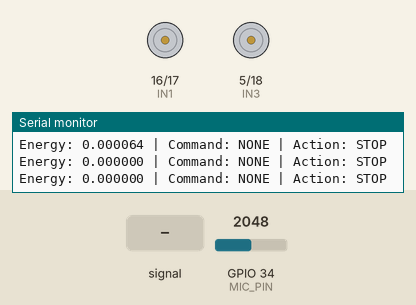
This sketch was run on a simulated ESP32. Parts: motor-driver pin pairs drawn as motors (green arrow = first pin HIGH = forward, orange = second pin HIGH = backward, longer = more drive, scaled by the enable pin), the last lines printed to the serial monitor. The test bench sets the inputs (shaded band); at power-on: GPIO 34 (MIC_PIN) = 2048 (analog values on the 0–4095 scale).

Above: at 1.2 s.
1.3 s: GPIO 34 (MIC_PIN) fed a 200 Hz sine of ±327 counts around its level
At 1.9 s:
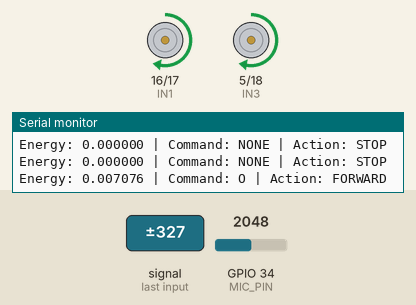
3.0 s: GPIO 34 (MIC_PIN) set to 2866
At 4.5 s:
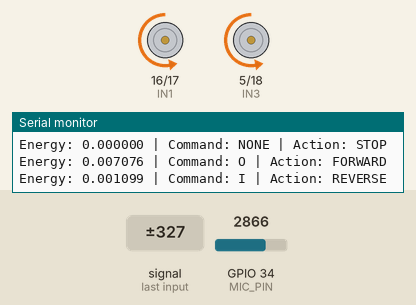
6.0 s: GPIO 34 (MIC_PIN) set to 3101
7.5 s: GPIO 34 (MIC_PIN) set to 3233
9.0 s: GPIO 34 (MIC_PIN) set to 3468
10.5 s: GPIO 34 (MIC_PIN) set to 3571
Timing chart, 0 to 13.0 s (numbered marks = the images above; inputs shaded):
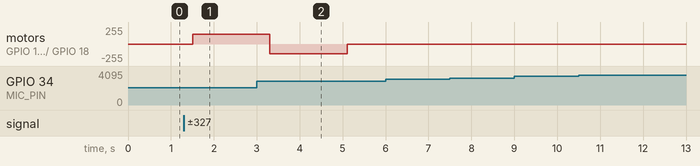

Measured:
- after the input at 1.3 s, motor on GPIO 16 (IN1) / GPIO 17 (IN2), motor on GPIO 5 (IN3) / GPIO 18 (IN4): stopped → forward 149/255 after 0.20 s
- after the input at 3.0 s, motor on GPIO 16 (IN1) / GPIO 17 (IN2), motor on GPIO 5 (IN3) / GPIO 18 (IN4): forward 149/255 → backward 149/255 after 0.30 s, → stopped 1.8 s later

The sketch:

voice_controlled_car.ino
```cpp
#define MIC_PIN 34

// ======================================================
// L298N - Pines de control
// ======================================================

// Canal B
#define ENB 19
#define IN4 18
#define IN3 5

// Canal A
#define IN2 17
#define IN1 16
#define ENA 4

// ======================================================
// Configuración ADC / señal
// ======================================================

// Centro DC medido experimentalmente
const float CENTRO_DC = 1.50;

// Frecuencia de muestreo
const float FS = 4000.0;

// Periodo de muestreo:
// 1 / 4000 Hz = 250 us
const unsigned long TS_US = 250;

// ======================================================
// Filtro pasabanda
// ======================================================

const float FC_HIGH_PASS = 300.0;
const float FC_LOW_PASS  = 1500.0;

// Periodo de muestreo en segundos
const float DT = 1.0 / FS;

// Coeficiente filtro pasa altas
const float RC_HP =
    1.0 / (2.0 * PI * FC_HIGH_PASS);

const float ALPHA_HP =
    RC_HP / (RC_HP + DT);

// Coeficiente filtro pasa bajas
const float RC_LP =
    1.0 / (2.0 * PI * FC_LOW_PASS);

const float ALPHA_LP =
    DT / (RC_LP + DT);

// Variables de estado de los filtros
float x_prev = 0.0;
float y_hp_prev = 0.0;
float y_bp_prev = 0.0;

// Control temporal del muestreo
unsigned long lastSample = 0;

// ======================================================
// Ventana de energía
// ======================================================

float sumaEnergia = 0.0;
unsigned int contador = 0;

unsigned long inicioVentana = 0;

const unsigned long VENTANA_MS = 300;

// ======================================================
// Umbrales experimentales
// ======================================================

// Vocal I
const float UMBRAL_I_MIN = 0.00015;
const float UMBRAL_I_MAX = 0.00150;

// Vocal O
const float UMBRAL_O = 0.00192;

// ======================================================
// Configuración PWM / motores
// ======================================================

const int PWM_FREQ = 1000;
const int PWM_RESOLUTION = 8;

// PWM de 8 bits:
// 0   = 0 %
// 255 = 100 %
const int VELOCIDAD = 150;

// Tiempo de bloqueo después de ejecutar un comando
const unsigned long TIEMPO_MOVIMIENTO_MS = 1500;

// ======================================================
// Comandos de voz
// ======================================================

enum VoiceCommand {
  CMD_NONE,
  CMD_I,
  CMD_O
};

// ======================================================
// Estado de movimiento
// ======================================================

enum MotorState {
  MOTOR_STOP,
  MOTOR_FORWARD,
  MOTOR_REVERSE
};

MotorState estadoMotor = MOTOR_STOP;

// ======================================================
// Clasificación del comando
// ======================================================

VoiceCommand detectCommand(float energiaPromedio) {

  // O -> Adelante
  if (energiaPromedio > UMBRAL_O) {
    return CMD_O;
  }

  // I -> Atrás
  if (
    energiaPromedio > UMBRAL_I_MIN &&
    energiaPromedio < UMBRAL_I_MAX
  ) {
    return CMD_I;
  }

  return CMD_NONE;
}

// ======================================================
// Control de motores
// ======================================================

void forward() {

  digitalWrite(IN1, HIGH);
  digitalWrite(IN2, LOW);

  digitalWrite(IN3, HIGH);
  digitalWrite(IN4, LOW);

  ledcWrite(ENA, VELOCIDAD);
  ledcWrite(ENB, VELOCIDAD);
}


void reverse() {

  digitalWrite(IN1, LOW);
  digitalWrite(IN2, HIGH);

  digitalWrite(IN3, LOW);
  digitalWrite(IN4, HIGH);

  ledcWrite(ENA, VELOCIDAD);
  ledcWrite(ENB, VELOCIDAD);
}


void stopMotors() {

  // PWM = 0
  ledcWrite(ENA, 0);
  ledcWrite(ENB, 0);

  // Entradas del puente H en LOW
  digitalWrite(IN1, LOW);
  digitalWrite(IN2, LOW);

  digitalWrite(IN3, LOW);
  digitalWrite(IN4, LOW);
}

// ======================================================
// SETUP
// ======================================================

void setup() {

  Serial.begin(115200);

  // ----------------------------------------------------
  // ADC
  // ----------------------------------------------------

  analogReadResolution(12);
  analogSetAttenuation(ADC_11db);

  // ----------------------------------------------------
  // Pines L298N
  // ----------------------------------------------------

  pinMode(IN1, OUTPUT);
  pinMode(IN2, OUTPUT);
  pinMode(IN3, OUTPUT);
  pinMode(IN4, OUTPUT);

  // ----------------------------------------------------
  // PWM
  // Arduino-ESP32 Core 3.x
  // ----------------------------------------------------

  ledcAttach(
    ENA,
    PWM_FREQ,
    PWM_RESOLUTION
  );

  ledcAttach(
    ENB,
    PWM_FREQ,
    PWM_RESOLUTION
  );

  // Estado seguro al arrancar
  stopMotors();
  estadoMotor = MOTOR_STOP;

  // Inicialización temporal
  lastSample = micros();
  inicioVentana = millis();

  // ----------------------------------------------------
  // Información de inicio
  // ----------------------------------------------------

  Serial.println();
  Serial.println("==============================");
  Serial.println(" Voice Controlled ESP32 Car");
  Serial.println("==============================");

  Serial.println("Sistema iniciado correctamente");
  Serial.println();

  Serial.println("Comandos:");
  Serial.println("O -> Adelante");
  Serial.println("I -> Atras");

  Serial.println();

  Serial.print("Fs: ");
  Serial.print(FS);
  Serial.println(" Hz");

  Serial.print("Ventana: ");
  Serial.print(VENTANA_MS);
  Serial.println(" ms");

  Serial.print("PWM: ");
  Serial.print(PWM_FREQ);
  Serial.print(" Hz / ");
  Serial.print(PWM_RESOLUTION);
  Serial.println(" bits");

  Serial.print("Velocidad: ");
  Serial.print(VELOCIDAD);
  Serial.println(" / 255");

  Serial.println();
  Serial.println("Escuchando...");
  Serial.println();
}

// ======================================================
// LOOP
// ======================================================

void loop() {

  // Ejecutar una muestra cada 250 us
  if (micros() - lastSample >= TS_US) {

    lastSample = micros();

    // ==================================================
    // Adquisición ADC
    // ==================================================

    int adc = analogRead(MIC_PIN);

    float voltage =
        adc * (3.3 / 4095.0);

    // Quitar componente DC
    float x =
        voltage - CENTRO_DC;

    // ==================================================
    // Filtro pasa altas
    // ==================================================

    float y_hp =
        ALPHA_HP *
        (y_hp_prev + x - x_prev);

    x_prev = x;
    y_hp_prev = y_hp;

    // ==================================================
    // Filtro pasa bajas
    // ==================================================

    float y_bp =
        y_bp_prev +
        ALPHA_LP *
        (y_hp - y_bp_prev);

    y_bp_prev = y_bp;

    // ==================================================
    // Energía instantánea
    // ==================================================

    float energia =
        y_bp * y_bp;

    sumaEnergia += energia;

    contador++;

    // ==================================================
    // Fin de ventana
    // ==================================================

    if (
      millis() - inicioVentana >= VENTANA_MS
    ) {

      // Protección frente a división entre cero
      if (contador > 0) {

        float energiaPromedio =
            sumaEnergia / contador;

        // ==============================================
        // Clasificación
        // ==============================================

        VoiceCommand comando =
            detectCommand(
              energiaPromedio
            );

        // ==============================================
        // Monitor Serial
        // ==============================================

        Serial.print("Energy: ");
        Serial.print(
          energiaPromedio,
          6
        );

        Serial.print(
          " | Command: "
        );

        // ==============================================
        // Acción
        // ==============================================

        switch (comando) {

          // --------------------------------------------
          // O -> ADELANTE
          // --------------------------------------------

          case CMD_O:

            Serial.print("O");
            Serial.print(
              " | Action: FORWARD"
            );

            if (
              estadoMotor !=
              MOTOR_FORWARD
            ) {

              forward();

              estadoMotor =
                  MOTOR_FORWARD;

              delay(
                TIEMPO_MOVIMIENTO_MS
              );
            }

            break;

          // --------------------------------------------
          // I -> ATRÁS
          // --------------------------------------------

          case CMD_I:

            Serial.print("I");
            Serial.print(
              " | Action: REVERSE"
            );

            if (
              estadoMotor !=
              MOTOR_REVERSE
            ) {

              reverse();

              estadoMotor =
                  MOTOR_REVERSE;

              delay(
                TIEMPO_MOVIMIENTO_MS
              );
            }

            break;

          // --------------------------------------------
          // Ningún comando
          // --------------------------------------------

          case CMD_NONE:

          default:

            Serial.print("NONE");
            Serial.print(
              " | Action: STOP"
            );

            if (
              estadoMotor !=
              MOTOR_STOP
            ) {

              stopMotors();

              estadoMotor =
                  MOTOR_STOP;
            }

            break;
        }

        Serial.println();
      }

      // ==================================================
      // Reiniciar ventana
      // ==================================================

      sumaEnergia = 0.0;
      contador = 0;

      inicioVentana = millis();
    }
  }
}
```
